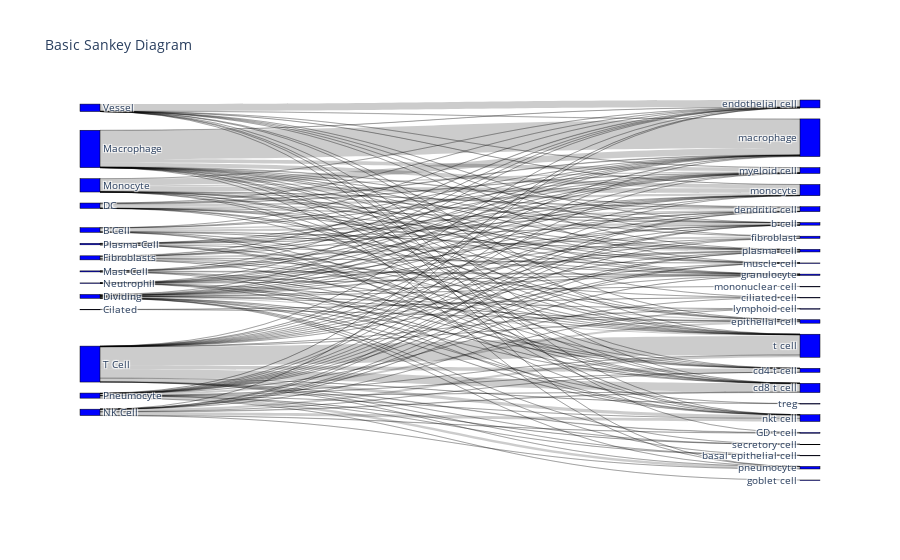

Here is the notebook cell this chart was saved with:
### Code cell
import plotly.graph_objects as go
import pandas as pd
import numpy as np

data = {
    '1': GM_ct_skipped,
    '2': GM_nn_skipped,
}
df = pd.DataFrame(data)
df = df.replace('NAN', np.nan)

# Get a list of labels by adding the column name to the the cell values and
# getting the discict combinations
label  = sorted(df.apply(lambda x: x).melt().dropna()['value'].unique())

# Iterate over two columns at a time to map out the relationships
output = []
for i in range(1, df.shape[1]):
    output.extend(df[[str(i),str(i+1)]].value_counts().reset_index().apply(lambda x: x).values)

# Convert the relationships to the index of the labels list
mapped = []
for x in output:
    mapped.append((label.index(x[0]), label.index(x[1]), x[2]))

# Split the values into their corresponding buckets
source, target, value = np.array(mapped).T

# Build your chart
fig = go.Figure(data=[go.Sankey(
    node = dict(
      pad = 15,
      thickness = 20,
      line = dict(color = "black", width = 0.5),
        label = label,
            color = "blue"
        
    ),
    link = dict(
      source = source,
        target = target,
        value = value
  ))])

fig.update_layout(title_text="Basic Sankey Diagram", font_size=10)
fig.show()

### Figure 1 — Plotly figure (JSON) as saved in the notebook; plotly's stock layout.template omitted (floating-point values rounded to 4 significant figures; data arrays with more than 128 entries replaced by an {"elided": "..."} marker saying what was removed)
{"data": [{"link": {"source": {"elided": "181 int values"}, "target": {"elided": "181 int values"}, "value": {"elided": "181 int values"}}, "node": {"color": "blue", "label": ["B Cell", "Cilated", "DC", "Dividing", "Fibroblasts", "GD t cell", "Macrophage", "Mast Cell", "Monocyte", "NK Cell", "Neutrophil", "Plasma Cell", "Pneumocyte", "T Cell", "Vessel", "b cell", "basal epithelial cell", "cd4 t cell", "cd8 t cell", "ciliated cell", "dendritic cell", "endothelial cell", "epithelial cell", "fibroblast", "goblet cell", "granulocyte", "lymphoid cell", "macrophage", "monocyte", "mononuclear cell", "muscle cell", "myeloid cell", "nkt cell", "plasma cell", "pneumocyte", "secretory cell", "t cell", "treg"], "line": {"color": "black", "width": 0.5}, "pad": 15, "thickness": 20}, "type": "sankey"}], "layout": {"font": {"size": 10}, "title": {"text": "Basic Sankey Diagram"}}}
